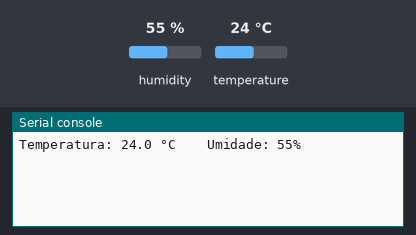
A program run on a simulated ESP32 board running CircuitPython. Shown: the last lines printed to the serial console. The inputs (shaded band) are chosen by the test bench; at power-on: humidity 55 %, temperature 24 °C.

Above: at 1.2 s.
1.3 s: humidity set to 22 %
At 2.0 s:
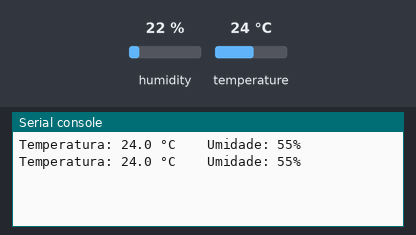
3.0 s: temperature set to 12 °C
At 4.5 s:
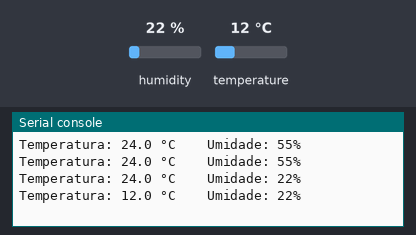
4.7 s: humidity set to 40 %
At 5.8 s:
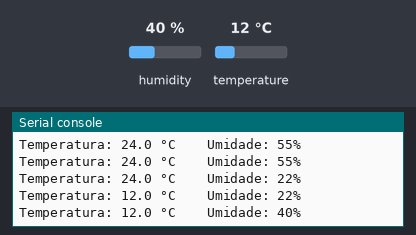
Timing chart, 0 to 7.7 s (numbered marks = the images above; inputs shaded):
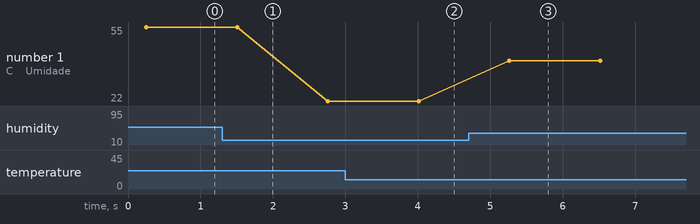

The program:

sensor_dht11.py
```python
""" Leitura de temperatura e umidade com DHT11 """

import board
import time
import adafruit_dht

dht = adafruit_dht.DHT11(board.IO2)

while True:
   try:
       temperatura = dht.temperature
       umidade = dht.humidity
       # Imprime valores lidos na serial
       print("Temperatura: {:.1f} °C \t Umidade: {}%".format(temperatura, umidade))
   except RuntimeError as e:
       # A leitura do DHT11 pode falhar
       print("Falha na leitura do DHT11: ", e.args)

   time.sleep(1)
```

Measured:
- after the input at 3.0 s, the serial console: prints a new line after 1.0 s (image 2)
- after the input at 4.7 s, the serial console: prints a new line after 0.56 s (image 3)
- plotted number 1: 55 → 22 after the input at 1.3 s, 22 → 40 after the input at 4.7 s
